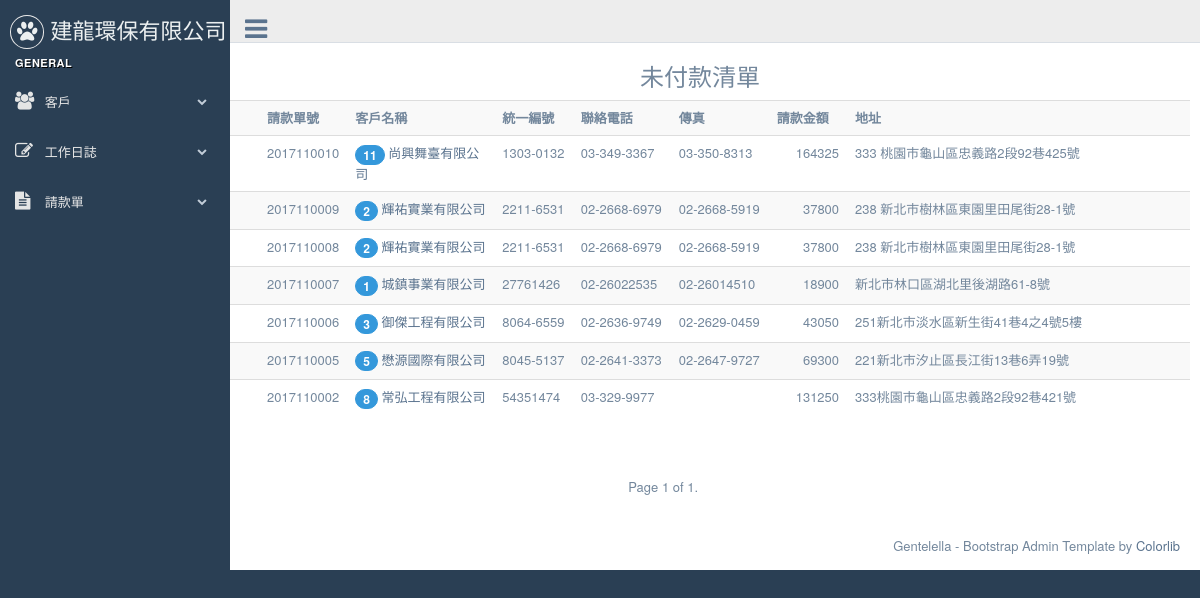
The app's page /bills/, older data.
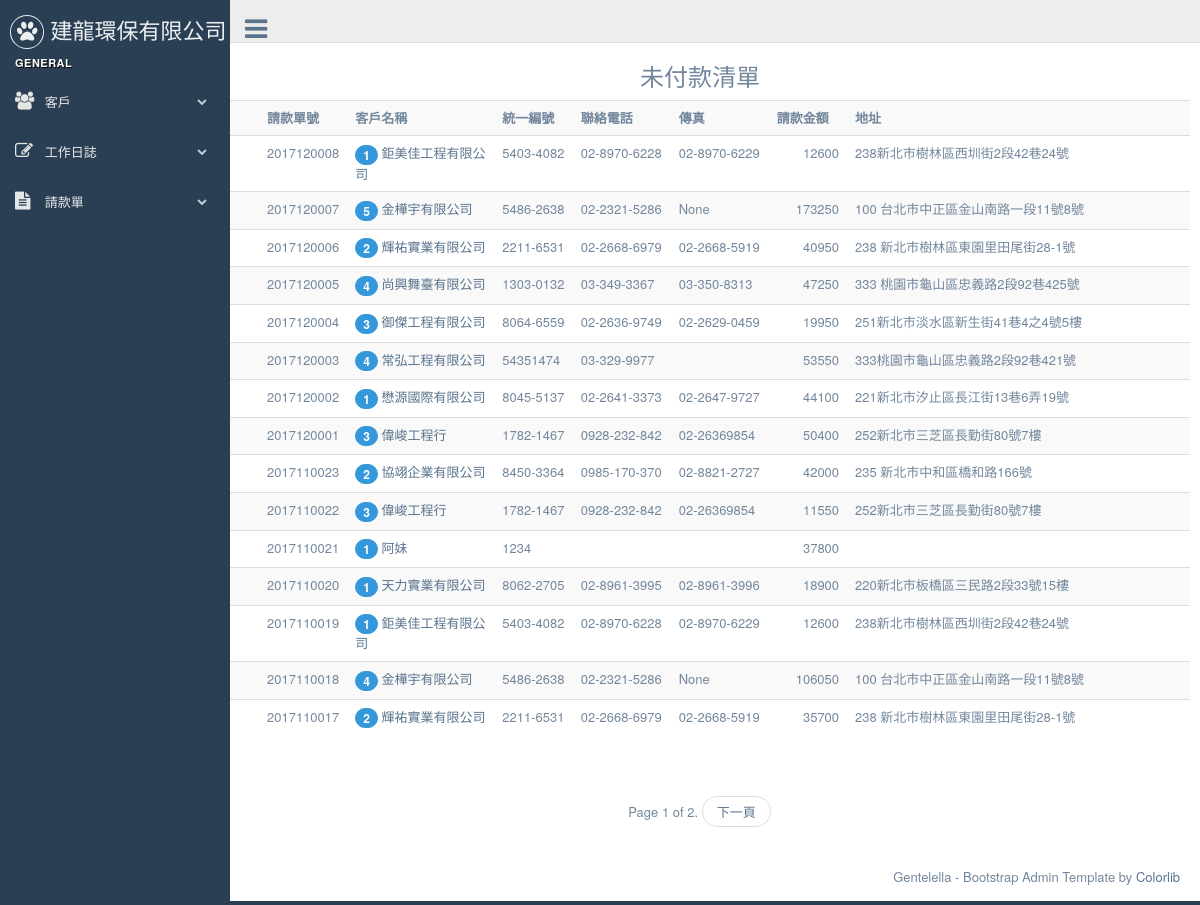
The same page, newer data.
### bills/models.py (models this page shows, shortened)
class Bill(models.Model):
    customer = models.ForeignKey(Customer, on_delete=models.CASCADE)
    bill_number = models.CharField(max_length=12, null=True, blank=True, unique=True)
    ord_date = models.DateField(default=timezone.now) #請款日期
    created = models.DateTimeField(auto_now_add=True)
    updated = models.DateTimeField(auto_now=True)
    objects = BillNumberManager()
    is_valid = models.BooleanField(default=False, verbose_name="單據作廢")# True代表此單據作廢
    paied = models.BooleanField(default=False,verbose_name="已付款")# True代表此單據已付款
    class Meta:
        ordering = ('-created',)
    def get_total_amount(self):
        total =  sum( int(obj.item.get_amount()) for obj in self.billitem_set.all())
        return total
    def get_tax_amount(self):
        return int(float(self.get_total_amount()) * 0.05)
    def get_grand_amount(self):
        return sum( (self.get_total_amount(), self.get_tax_amount()))
    def get_absolute_url(self):
        return reverse('bills:bill_detail', kwargs={"pk": self.id} )

class BillItem(models.Model):
    bill = models.ForeignKey(Bill)
    item = models.ForeignKey(Dailylog,  on_delete=models.CASCADE,related_name='bill_items')
    class Meta:
        ordering = ( 'item', )

### customers/models.py (models this page shows, shortened)
class Customer(models.Model):
    title = models.CharField(max_length=36, null=False, blank=False, verbose_name='客戶名稱')
    unikey = models.CharField(  max_length=12,null=True, blank=True, verbose_name='統一編號' )
    address = models.CharField( max_length=100, null=True, blank=True, verbose_name='地址')
    phone = models.CharField(max_length=20, null=True, blank=True, verbose_name='電話')
    faxno = models.CharField(max_length=20, null=True, blank=True, verbose_name='傳真')
    invalid = models.BooleanField(default=False, verbose_name='停用')
    create_at = models.DateTimeField(auto_now_add=True, auto_now =False)
    modify = models.DateTimeField(auto_now_add=False, auto_now =True)
    def __str__(self):
        return self.title

### dailywork/models.py (models this page shows, shortened)
class Dailylog(models.Model):
	work_date = models.DateField( default=timezone.now )
	customer = models.ForeignKey(Customer)
	start_at = models.CharField(  max_length=20, null=False, blank=False )
	end_with = models.CharField(  max_length=20, null=False, blank=False )
	opreateDesc = models.CharField(max_length=20, blank=False, null=False)
	quantity = models.DecimalField( max_digits=10, decimal_places=0)
	uom = models.ForeignKey(Uom)
	uniprice = models.DecimalField( max_digits=10, decimal_places=0)
	notes = models.TextField(blank=True, null=True)
	payrequest = models.BooleanField(default=False, verbose_name='已請款')    # 是否已請款
	is_freecharge = models.BooleanField(default=False, verbose_name='免費項目')    # 是否爲免費項目, 如果為免費項目則在未請款清單是不會顯示的
	bill_number = models.CharField(  max_length=20, null=True, blank=True )
	invalid = models.BooleanField(default=False, verbose_name='項目作廢')
	create_at = models.DateTimeField( auto_now_add=True, auto_now=False)
	modify = models.DateTimeField( auto_now_add=False, auto_now=True)
	objects = DailylogManager()
	def get_amount(self):
		return self.quantity * self.uniprice

### bills/views.py (the view)
class BillList(ListView):
    title = "未付款清單"
    model = Bill
    queryset = Bill.objects.filter( is_valid__exact=False ,paied=False)
    paginate_by = 15

### templates/bills/bill_list.html (shortened to what this page needs)
{% extends "base.html" %}
{% block content %}
<h3 align="center">
未付款清單
</h3>
<div>
<table class="table table-striped" >
  <tr>
    <th width="5%">
    </th>
    <th width="5%">請款單號</th>
    <th width="15%">客戶名稱</th>
    <th width="8%">統一編號</th>
    <th width="10%">聯絡電話</th>
    <th width="10%">傳真</th>
    <th align='right' width="8%">請款金額</th>
    <th >地址</th>
  </tr>
{% for record in object_list %}
  <tr>
    <td>
  </td>
  <td>
      {{ record.bill_number }}</td>
    <td>
      {% if  record.billitem_set.all.count   %}
      <span class="badge bg-blue">
      {{ record.billitem_set.all.count }}
      </span>
      {% endif %}
      <a href='{{ record.get_absolute_url }}'>{{ record.customer }}</a>
    </td>
    <td>{{ record.customer.unikey }}</td>
    <td>{{ record.customer.phone }}</td>
    <td>{{ record.customer.faxno }}</td>
    <td align='right' >{{ record.get_grand_amount }} </td>
    <td>{{ record.customer.address }} </td>
  </tr>
{% endfor %}
</table>
</div>
{% include "pageine.html" %}
{% endblock content %}

Row changes from the older to the newer data that the page shows:
no longer on this page (row edited): Bill: bill_number "2017110010", billitem_set.all.count "11", customer "尚興舞臺有限公司", customer.unikey "1303-0132", customer.phone "03-349-3367", customer.faxno "03-350-8313", get_grand_amount "164325", customer.address "333 桃園市龜山區忠義路2段92巷425號"
no longer on this page (row edited): Bill: bill_number "2017110009", billitem_set.all.count "2", customer "輝祐實業有限公司", customer.unikey "2211-6531", customer.phone "02-2668-6979", customer.faxno "02-2668-5919", get_grand_amount "37800", customer.address "238 新北市樹林區東園里田尾街28-1號"
no longer on this page (row edited): Bill: bill_number "2017110008", billitem_set.all.count "2", customer "輝祐實業有限公司", customer.unikey "2211-6531", customer.phone "02-2668-6979", customer.faxno "02-2668-5919", get_grand_amount "37800", customer.address "238 新北市樹林區東園里田尾街28-1號"
no longer on this page (row edited): Bill: bill_number "2017110007", billitem_set.all.count "1", customer "城鎮事業有限公司", customer.unikey "27761426", customer.phone "02-26022535", customer.faxno "02-26014510", get_grand_amount "18900", customer.address "新北市林口區湖北里後湖路61-8號"
no longer on this page (row edited): Bill: bill_number "2017110006", billitem_set.all.count "3", customer "御傑工程有限公司", customer.unikey "8064-6559", customer.phone "02-2636-9749", customer.faxno "02-2629-0459", get_grand_amount "43050", customer.address "251新北市淡水區新生街41巷4之4號5樓"
no longer on this page (row edited): Bill: bill_number "2017110005", billitem_set.all.count "5", customer "懋源國際有限公司", customer.unikey "8045-5137", customer.phone "02-2641-3373", customer.faxno "02-2647-9727", get_grand_amount "69300", customer.address "221新北市汐止區長江街13巷6弄19號"
no longer on this page (row edited): Bill: bill_number "2017110002", billitem_set.all.count "8", customer "常弘工程有限公司", customer.unikey "54351474", customer.phone "03-329-9977", get_grand_amount "131250", customer.address "333桃園市龜山區忠義路2段92巷421號"
added Bill: bill_number "2017120008", billitem_set.all.count "1", customer "鉅美佳工程有限公司", customer.unikey "5403-4082", customer.phone "02-8970-6228", customer.faxno "02-8970-6229", get_grand_amount "12600", customer.address "238新北市樹林區西圳街2段42巷24號"
added Bill: bill_number "2017120007", billitem_set.all.count "5", customer "金樺宇有限公司", customer.unikey "5486-2638", customer.phone "02-2321-5286", customer.faxno "None", get_grand_amount "173250", customer.address "100 台北市中正區金山南路一段11號8號"
added Bill: bill_number "2017120006", billitem_set.all.count "2", customer "輝祐實業有限公司", customer.unikey "2211-6531", customer.phone "02-2668-6979", customer.faxno "02-2668-5919", get_grand_amount "40950", customer.address "238 新北市樹林區東園里田尾街28-1號"
added Bill: bill_number "2017120005", billitem_set.all.count "4", customer "尚興舞臺有限公司", customer.unikey "1303-0132", customer.phone "03-349-3367", customer.faxno "03-350-8313", get_grand_amount "47250", customer.address "333 桃園市龜山區忠義路2段92巷425號"
added Bill: bill_number "2017120004", billitem_set.all.count "3", customer "御傑工程有限公司", customer.unikey "8064-6559", customer.phone "02-2636-9749", customer.faxno "02-2629-0459", get_grand_amount "19950", customer.address "251新北市淡水區新生街41巷4之4號5樓"
added Bill: bill_number "2017120003", billitem_set.all.count "4", customer "常弘工程有限公司", customer.unikey "54351474", customer.phone "03-329-9977", get_grand_amount "53550", customer.address "333桃園市龜山區忠義路2段92巷421號"
added Bill: bill_number "2017120002", billitem_set.all.count "1", customer "懋源國際有限公司", customer.unikey "8045-5137", customer.phone "02-2641-3373", customer.faxno "02-2647-9727", get_grand_amount "44100", customer.address "221新北市汐止區長江街13巷6弄19號"
added Bill: bill_number "2017120001", billitem_set.all.count "3", customer "偉峻工程行", customer.unikey "1782-1467", customer.phone "0928-232-842", customer.faxno "02-26369854", get_grand_amount "50400", customer.address "252新北市三芝區長勤街80號7樓"
added Bill: bill_number "2017110023", billitem_set.all.count "2", customer "協翊企業有限公司", customer.unikey "8450-3364", customer.phone "0985-170-370", customer.faxno "02-8821-2727", get_grand_amount "42000", customer.address "235 新北市中和區橋和路166號"
added Bill: bill_number "2017110022", billitem_set.all.count "3", customer "偉峻工程行", customer.unikey "1782-1467", customer.phone "0928-232-842", customer.faxno "02-26369854", get_grand_amount "11550", customer.address "252新北市三芝區長勤街80號7樓"
added Bill: bill_number "2017110021", billitem_set.all.count "1", customer "阿妹", customer.unikey "1234", get_grand_amount "37800"
added Bill: bill_number "2017110020", billitem_set.all.count "1", customer "天力實業有限公司", customer.unikey "8062-2705", customer.phone "02-8961-3995", customer.faxno "02-8961-3996", get_grand_amount "18900", customer.address "220新北市板橋區三民路2段33號15樓"
added Bill: bill_number "2017110019", billitem_set.all.count "1", customer "鉅美佳工程有限公司", customer.unikey "5403-4082", customer.phone "02-8970-6228", customer.faxno "02-8970-6229", get_grand_amount "12600", customer.address "238新北市樹林區西圳街2段42巷24號"
added Bill: bill_number "2017110018", billitem_set.all.count "4", customer "金樺宇有限公司", customer.unikey "5486-2638", customer.phone "02-2321-5286", customer.faxno "None", get_grand_amount "106050", customer.address "100 台北市中正區金山南路一段11號8號"
added Bill: bill_number "2017110017", billitem_set.all.count "2", customer "輝祐實業有限公司", customer.unikey "2211-6531", customer.phone "02-2668-6979", customer.faxno "02-2668-5919", get_grand_amount "35700", customer.address "238 新北市樹林區東園里田尾街28-1號"
Text that changed along with them:
{{ page_obj.paginator.num_pages }}: "1" → "2"
text now shown: "下一頁"
